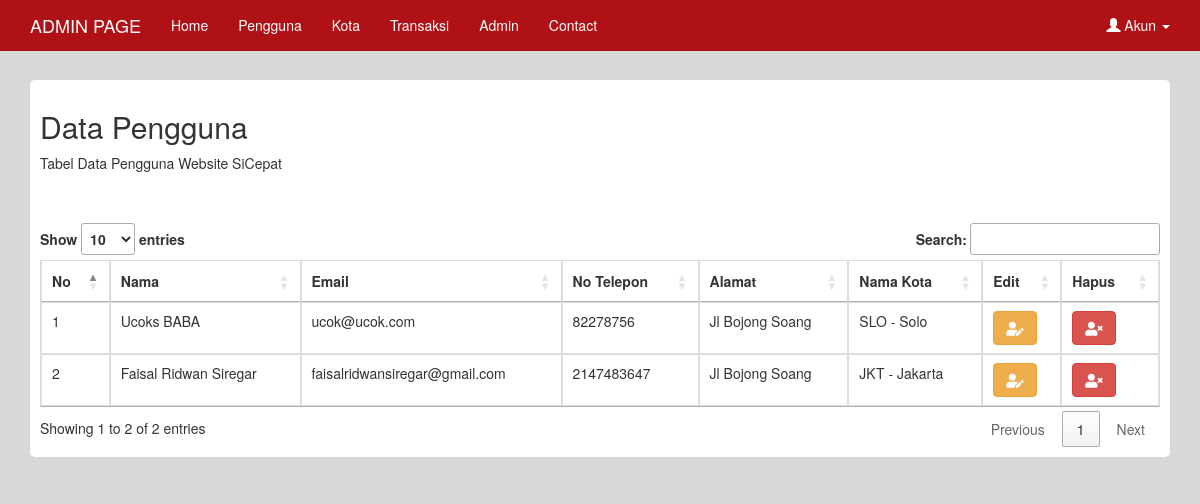
The page /index.php/admin/pengguna on the database as committed earlier.
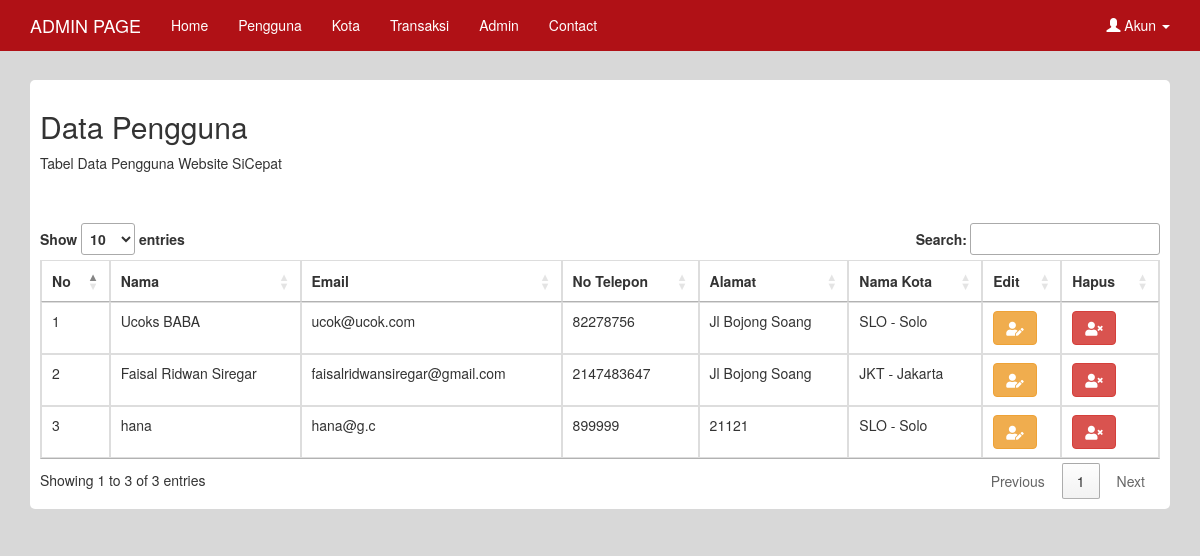
The same page on the database as committed later.
### tables this page shows
CREATE TABLE `pengguna` (
  `id` int(10) NOT NULL,
  `nama` varchar(30) NOT NULL,
  `email` varchar(30) NOT NULL,
  `notlp` int(15) NOT NULL,
  `kodekota` varchar(3) NOT NULL,
  `alamat` varchar(30) NOT NULL
);

CREATE TABLE `kota` (
  `kodekota` varchar(3) NOT NULL,
  `namakota` varchar(30) NOT NULL
);

### application/controllers/Admin.php (called while the page is built, shortened)
<?php
class Admin extends CI_Controller {
	public function __construct()
	{
		$this->load->model('M_admin');
	}
	public function pengguna()
	{
		$data_pengguna = $this->M_admin->Getpengguna_id();
		$data_kota = $this->M_admin->Getkota_kode();
		$this->load->view('admin/page_header',['datakota'=>$data_kota]);
		$this->load->view('admin/page_pengguna',['datapengguna'=>$data_pengguna]);
	}
}

### index.php (called while the page is built, shortened)
<?php
require_once BASEPATH.'core/CodeIgniter.php';

### application/models/M_admin.php (called while the page is built, shortened)
<?php
class M_admin extends CI_Model {
	public function Getpengguna_id(){
		$this->db->select('*');
		$this->db->from('pengguna');
		$this->db->join('kota','kota.kodekota=pengguna.kodekota','LEFT OUTER');
		$query = $this->db->get();
		return $query->result();
	}
	public function Getkota_kode(){
		$this->db->select('*');
		$this->db->from('kota');
		$query = $this->db->get();
		return $query->result();
	}
}

### application/views/admin/page_pengguna.php (the view, shortened to what this page needs)
  <div class="container">
    <div class="box">
      <h2>Data Pengguna</h2>
      <p>Tabel Data Pengguna Website SiCepat</p>
      <br><br>
      <table class="table table-bordered" id="table">
        <thead>
          <tr>
            <th>No</th>
            <th>Nama</th>
            <th>Email</th>
            <th>No Telepon</th>
            <th>Alamat</th>
            <th>Nama Kota</th>
            <th>Edit</th>
            <th>Hapus</th>
          </tr>
        </thead>
        <tbody>
          <?php $no=1; foreach ($datapengguna as $d ) {?>
          <tr>
            <form action="">
              <td><?php echo $no++ ?></td>
              <td><?php echo $d->nama ?></td>
            <td><?php echo $d->email  ?></td>
            <td><?php echo $d->notlp ?></td>
            <td><?php echo $d->alamat ?></td>
            <td><?php echo $d->kodekota.' - '.$d->namakota ?></td>
              <td><button type="button" class="btn btn-warning" data-toggle="modal" data-target="#edit<?php echo $d->id ?>"><i class="fas fa-user-edit"></i></button></td>
              <td><a type="button" class="btn btn-danger"  href="<?= base_url('index.php/admin/hapuspengguna/' .$d->id)?>" onClick="return confirm('Apakah Anda Yakin?')" ><i class="fas fa-user-times"></i></a></td>
            </form>
          </tr>
          <?php } ?>
        </tbody>
      </table>
    </div>
  </div>
</body>
</html>

Rows that differ between the two databases and show on the page:
added pengguna: nama "hana", email "hana@g.c", notlp "899999", alamat "21121", kodekota.kodekota "SLO", kodekota.namakota "Solo"
Other text that changed with them:
text written by a page script: "Show entries Search: Showing 1 to 2 of 2 entries Previous 1 Next" → "Show entries Search: Showing 1 to 3 of 3 entries Previous 1 Next"
